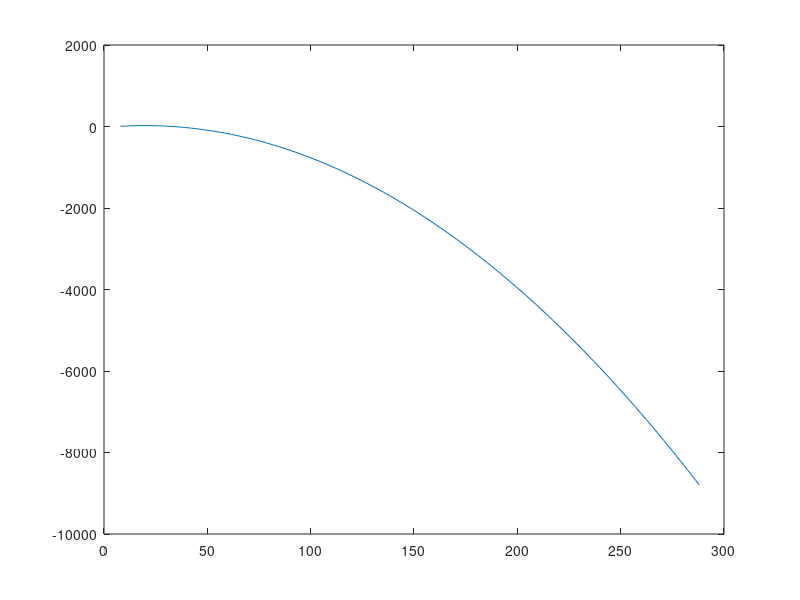

This chart was generated by the following MATLAB code: (Note: this script raises an error after producing the figure.)
clear;
egg_params = struct();
egg_params.a = 3; egg_params.b = 2; egg_params.c = .15;
%specify the position and orientation of the egg
x0 = 8; y0 = 6; theta = pi/.76;



%but only takes s as an input (other inputs are fixed)
%(single input)
%compute_bounding_box(x0, y0, theta, egg_params);

t_vals = linspace(0, 40, 100);
x_vals = 7.*t_vals + 8;
y_vals = -6.*t_vals.^2 + 20.*t_vals + 6;
plot(x_vals, y_vals); hold on;

y_ground = 5;
x_wall = 32;

[t_ground,t_wall, x_corners, y_corners] = collision_func(@egg_trajectory01, egg_params, y_ground, x_wall);
plot(x_corners, y_corners, 'b', 'LineWidth', 2);
yline(y_ground, '--k', 'LineWidth', 1.5); 
xline(x_wall, '--k', 'LineWidth', 1.5);